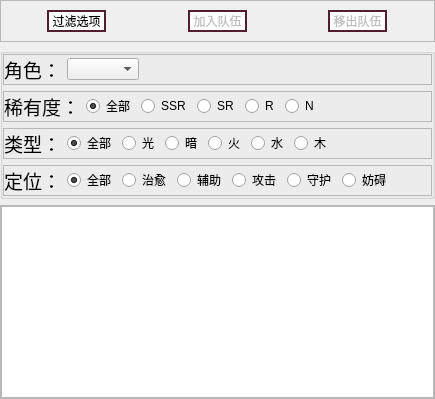
                      <widget class="QWidget" name="cardListTab">
                       <attribute name="title">
                        <string>卡牌列表</string>
                       </attribute>
                       <layout class="QVBoxLayout" name="verticalLayout_35">
                        <property name="leftMargin">
                         <number>0</number>
                        </property>
                        <property name="topMargin">
                         <number>0</number>
                        </property>
                        <property name="rightMargin">
                         <number>0</number>
                        </property>
                        <property name="bottomMargin">
                         <number>0</number>
                        </property>
                        <item>
                         <widget class="QFrame" name="frame_37">
                          <property name="styleSheet">
                           <string notr="true">QPushButton{
	border-style: solid;
  	border-width: 2px;
	border-color: rgb(80, 30, 46);
	background-color: rgb(255, 255, 255);
}</string>
                          </property>
                          <property name="frameShape">
                           <enum>QFrame::StyledPanel</enum>
                          </property>
                          <property name="frameShadow">
                           <enum>QFrame::Raised</enum>
                          </property>
                          <layout class="QHBoxLayout" name="horizontalLayout_25">
                           <item alignment="Qt::AlignHCenter|Qt::AlignVCenter">
                            <widget class="QPushButton" name="openFilterBtn_2">
                             <property name="text">
                              <string> 过滤选项 </string>
                             </property>
                            </widget>
                           </item>
                           <item alignment="Qt::AlignHCenter|Qt::AlignVCenter">
                            <widget class="QPushButton" name="addTeamBtn">
                             <property name="enabled">
                              <bool>false</bool>
                             </property>
                             <property name="minimumSize">
                              <size>
                               <width>0</width>
                               <height>0</height>
                              </size>
                             </property>
                             <property name="maximumSize">
                              <size>
                               <width>16777215</width>
                               <height>16777215</height>
                              </size>
                             </property>
                             <property name="text">
                              <string> 加入队伍 </string>
                             </property>
                            </widget>
                           </item>
                           <item alignment="Qt::AlignHCenter|Qt::AlignVCenter">
                            <widget class="QPushButton" name="removeTeamBtn">
                             <property name="enabled">
                              <bool>false</bool>
                             </property>
                             <property name="minimumSize">
                              <size>
                               <width>0</width>
                               <height>0</height>
                              </size>
                             </property>
                             <property name="maximumSize">
                              <size>
                               <width>16777215</width>
                               <height>16777215</height>
                              </size>
                             </property>
                             <property name="text">
                              <string> 移出队伍 </string>
                             </property>
                            </widget>
                           </item>
                          </layout>
                         </widget>
                        </item>
                        <item>
                         <widget class="QGroupBox" name="filterGroupBox2">
                          <property name="title">
                           <string/>
                          </property>
                          <layout class="QVBoxLayout" name="verticalLayout_38">
                           <property name="leftMargin">
                            <number>0</number>
                           </property>
                           <property name="topMargin">
                            <number>0</number>
                           </property>
                           <property name="rightMargin">
                            <number>0</number>
                           </property>
                           <property name="bottomMargin">
                            <number>0</number>
                           </property>
                           <item>
                            <widget class="QFrame" name="frame_45">
                             <property name="frameShape">
                              <enum>QFrame::StyledPanel</enum>
                             </property>
                             <property name="frameShadow">
                              <enum>QFrame::Raised</enum>
                             </property>
                             <layout class="QHBoxLayout" name="horizontalLayout_32">
                              <property name="leftMargin">
                               <number>0</number>
                              </property>
                              <property name="topMargin">
                               <number>0</number>
                              </property>
                              <property name="rightMargin">
                               <number>0</number>
                              </property>
                              <property name="bottomMargin">
                               <number>0</number>
                              </property>
                              <item>
                               <widget class="QLabel" name="label_29">
                                <property name="sizePolicy">
                                 <sizepolicy hsizetype="Preferred" vsizetype="Preferred">
                                  <horstretch>0</horstretch>
                                  <verstretch>0</verstretch>
                                 </sizepolicy>
                                </property>
                                <property name="font">
                                 <font>
                                  <family>思源宋体 CN</family>
                                  <pointsize>14</pointsize>
                                  <weight>50</weight>
                                  <italic>false</italic>
                                  <bold>false</bold>
                                 </font>
                                </property>
                                <property name="text">
                                 <string>角色：</string>
                                </property>
                               </widget>
                              </item>
                              <item>
                               <widget class="QComboBox" name="filterRoleComboBox_2"/>
                              </item>
                              <item>
                               <spacer name="horizontalSpacer_12">
                                <property name="orientation">
                                 <enum>Qt::Horizontal</enum>
                                </property>
                                <property name="sizeHint" stdset="0">
                                 <size>
                                  <width>40</width>
                                  <height>20</height>
                                 </size>
                                </property>
                               </spacer>
                              </item>
                             </layout>
                            </widget>
                           </item>
                           <item>
                            <widget class="QFrame" name="frame_44">
                             <property name="frameShape">
                              <enum>QFrame::StyledPanel</enum>
                             </property>
                             <property name="frameShadow">
                              <enum>QFrame::Raised</enum>
                             </property>
                             <layout class="QHBoxLayout" name="horizontalLayout_31">
                              <property name="leftMargin">
                               <number>0</number>
                              </property>
                              <property name="topMargin">
                               <number>0</number>
                              </property>
                              <property name="rightMargin">
                               <number>0</number>
                              </property>
                              <property name="bottomMargin">
                               <number>0</number>
                              </property>
                              <item>
                               <widget class="QLabel" name="label_28">
                                <property name="font">
                                 <font>
                                  <family>思源宋体 CN</family>
                                  <pointsize>14</pointsize>
                                  <weight>50</weight>
                                  <italic>false</italic>
                                  <bold>false</bold>
                                 </font>
                                </property>
                                <property name="text">
                                 <string>稀有度：</string>
                                </property>
                               </widget>
                              </item>
                              <item>
                               <widget class="QRadioButton" name="filterRarityRadioBtn_All_2">
                                <property name="text">
                                 <string>全部</string>
                                </property>
                                <property name="checked">
                                 <bool>true</bool>
                                </property>
                               </widget>
                              </item>
                              <item>
                               <widget class="QRadioButton" name="filterRarityRadioBtn_SSR_2">
                                <property name="text">
                                 <string>SSR</string>
                                </property>
                               </widget>
                              </item>
                              <item>
                               <widget class="QRadioButton" name="filterRarityRadioBtn_SR_2">
                                <property name="text">
                                 <string>SR</string>
                                </property>
                               </widget>
                              </item>
                              <item>
                               <widget class="QRadioButton" name="filterRarityRadioBtn_R_2">
                                <property name="text">
                                 <string>R</string>
                                </property>
                               </widget>
                              </item>
                              <item>
                               <widget class="QRadioButton" name="filterRarityRadioBtn_N_2">
                                <property name="text">
                                 <string>N</string>
                                </property>
                               </widget>
                              </item>
                              <item>
                               <spacer name="horizontalSpacer_11">
                                <property name="orientation">
                                 <enum>Qt::Horizontal</enum>
                                </property>
                                <property name="sizeHint" stdset="0">
                                 <size>
                                  <width>40</width>
                                  <height>20</height>
                                 </size>
                                </property>
                               </spacer>
                              </item>
                             </layout>
                            </widget>
                           </item>
                           <item>
                            <widget class="QFrame" name="frame_46">
                             <property name="frameShape">
                              <enum>QFrame::StyledPanel</enum>
                             </property>
                             <property name="frameShadow">
                              <enum>QFrame::Raised</enum>
                             </property>
                             <layout class="QHBoxLayout" name="horizontalLayout_33">
                              <property name="leftMargin">
                               <number>0</number>
                              </property>
                              <property name="topMargin">
                               <number>0</number>
                              </property>
                              <property name="rightMargin">
                               <number>0</number>
                              </property>
                              <property name="bottomMargin">
                               <number>0</number>
                              </property>
                              <item>
                               <widget class="QLabel" name="label_30">
                                <property name="font">
                                 <font>
                                  <family>思源宋体 CN</family>
                                  <pointsize>14</pointsize>
                                  <weight>50</weight>
                                  <italic>false</italic>
                                  <bold>false</bold>
                                 </font>
                                </property>
                                <property name="text">
                                 <string>类型：</string>
                                </property>
                               </widget>
                              </item>
                              <item>
                               <widget class="QRadioButton" name="filterTypeRadioBtn_All_2">
                                <property name="text">
                                 <string>全部</string>
                                </property>
                                <property name="checked">
                                 <bool>true</bool>
                                </property>
                               </widget>
                              </item>
                              <item>
                               <widget class="QRadioButton" name="filterTypeRadioBtn_Lignt_2">
                                <property name="text">
                                 <string>光</string>
                                </property>
                               </widget>
                              </item>
                              <item>
                               <widget class="QRadioButton" name="filterTypeRadioBtn_Dark_2">
                                <property name="text">
                                 <string>暗</string>
                                </property>
                               </widget>
                              </item>
                              <item>
                               <widget class="QRadioButton" name="filterTypeRadioBtn_Fire_2">
                                <property name="text">
                                 <string>火</string>
                                </property>
                               </widget>
                              </item>
                              <item>
                               <widget class="QRadioButton" name="filterTypeRadioBtn_Water_2">
                                <property name="text">
                                 <string>水</string>
                                </property>
                               </widget>
                              </item>
                              <item>
                               <widget class="QRadioButton" name="filterTypeRadioBtn_Wood_2">
                                <property name="text">
                                 <string>木</string>
                                </property>
                               </widget>
                              </item>
                              <item>
                               <spacer name="horizontalSpacer_13">
                                <property name="orientation">
                                 <enum>Qt::Horizontal</enum>
                                </property>
                                <property name="sizeHint" stdset="0">
                                 <size>
                                  <width>40</width>
                                  <height>20</height>
                                 </size>
                                </property>
                               </spacer>
                              </item>
                             </layout>
                            </widget>
                           </item>
                           <item>
                            <widget class="QFrame" name="frame_43">
                             <property name="frameShape">
                              <enum>QFrame::StyledPanel</enum>
                             </property>
                             <property name="frameShadow">
                              <enum>QFrame::Raised</enum>
                             </property>
                             <layout class="QHBoxLayout" name="horizontalLayout_30">
                              <property name="leftMargin">
                               <number>0</number>
                              </property>
                              <property name="topMargin">
                               <number>0</number>
                              </property>
                              <property name="rightMargin">
                               <number>0</number>
                              </property>
                              <property name="bottomMargin">
                               <number>0</number>
                              </property>
                              <item>
                               <widget class="QLabel" name="label_27">
                                <property name="font">
                                 <font>
                                  <family>思源宋体 CN</family>
                                  <pointsize>14</pointsize>
                                  <weight>50</weight>
                                  <italic>false</italic>
                                  <bold>false</bold>
                                 </font>
                                </property>
                                <property name="text">
                                 <string>定位：</string>
                                </property>
                               </widget>
                              </item>
                              <item>
                               <widget class="QRadioButton" name="filterOccRadioBtn_All_2">
                                <property name="text">
                                 <string>全部</string>
                                </property>
                                <property name="checked">
                                 <bool>true</bool>
                                </property>
                               </widget>
                              </item>
                              <item>
                               <widget class="QRadioButton" name="filterOccRadioBtn_Healer_2">
                                <property name="text">
                                 <string>治愈</string>
                                </property>
                               </widget>
                              </item>
                              <item>
                               <widget class="QRadioButton" name="filterOccRadioBtn_Support_2">
                                <property name="text">
                                 <string>辅助</string>
                                </property>
                               </widget>
                              </item>
                              <item>
                               <widget class="QRadioButton" name="filterOccRadioBtn_Striker_2">
                                <property name="text">
                                 <string>攻击</string>
                                </property>
                               </widget>
                              </item>
                              <item>
                               <widget class="QRadioButton" name="filterOccRadioBtn_Guardian_2">
                                <property name="text">
                                 <string>守护</string>
                                </property>
                               </widget>
                              </item>
                              <item>
                               <widget class="QRadioButton" name="filterOccRadioBtn_Saboteur_2">
                                <property name="text">
                                 <string>妨碍</string>
                                </property>
                               </widget>
                              </item>
                              <item>
                               <spacer name="horizontalSpacer_10">
                                <property name="orientation">
                                 <enum>Qt::Horizontal</enum>
                                </property>
                                <property name="sizeHint" stdset="0">
                                 <size>
                                  <width>40</width>
                                  <height>20</height>
                                 </size>
                                </property>
                               </spacer>
                              </item>
                             </layout>
                            </widget>
                           </item>
                          </layout>
                         </widget>
                        </item>
                        <item>
                         <widget class="QFrame" name="frame_38">
                          <property name="frameShape">
                           <enum>QFrame::StyledPanel</enum>
                          </property>
                          <property name="frameShadow">
                           <enum>QFrame::Raised</enum>
                          </property>
                          <layout class="QVBoxLayout" name="verticalLayout_36">
                           <property name="leftMargin">
                            <number>0</number>
                           </property>
                           <property name="topMargin">
                            <number>0</number>
                           </property>
                           <property name="rightMargin">
                            <number>0</number>
                           </property>
                           <property name="bottomMargin">
                            <number>0</number>
                           </property>
                           <item>
                            <widget class="QTableView" name="cardListTable2">
                             <property name="selectionMode">
                              <enum>QAbstractItemView::SingleSelection</enum>
                             </property>
                             <property name="selectionBehavior">
                              <enum>QAbstractItemView::SelectRows</enum>
                             </property>
                            </widget>
                           </item>
                          </layout>
                         </widget>
                        </item>
                       </layout>
                      </widget>
